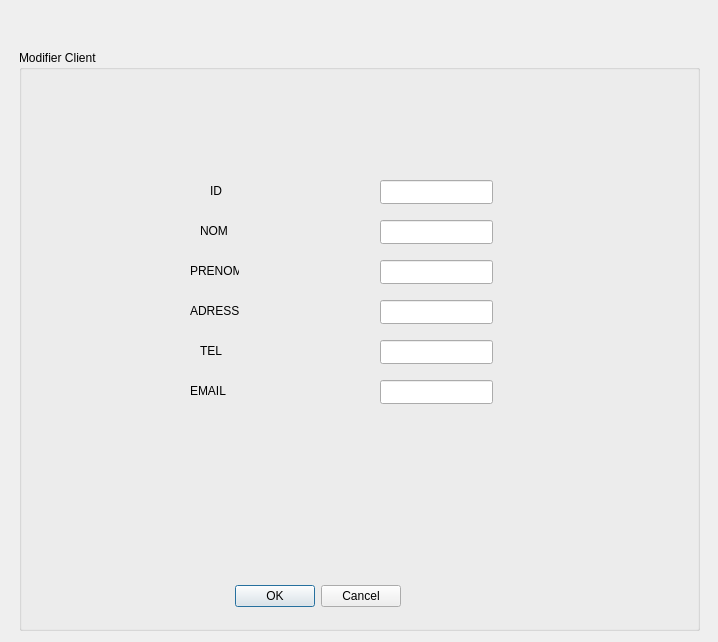
<?xml version="1.0" encoding="UTF-8"?>
<ui version="4.0">
 <class>modifierf</class>
 <widget class="QDialog" name="modifierf">
  <property name="geometry">
   <rect>
    <x>0</x>
    <y>0</y>
    <width>718</width>
    <height>642</height>
   </rect>
  </property>
  <property name="windowTitle">
   <string>Dialog</string>
  </property>
  <widget class="QDialogButtonBox" name="buttonBox">
   <property name="geometry">
    <rect>
     <x>230</x>
     <y>580</y>
     <width>171</width>
     <height>32</height>
    </rect>
   </property>
   <property name="orientation">
    <enum>Qt::Horizontal</enum>
   </property>
   <property name="standardButtons">
    <set>QDialogButtonBox::Cancel|QDialogButtonBox::Ok</set>
   </property>
  </widget>
  <widget class="QLineEdit" name="idIN">
   <property name="geometry">
    <rect>
     <x>380</x>
     <y>180</y>
     <width>113</width>
     <height>24</height>
    </rect>
   </property>
   <property name="font">
    <font>
     <pointsize>9</pointsize>
    </font>
   </property>
   <property name="text">
    <string/>
   </property>
  </widget>
  <widget class="QLineEdit" name="nomIN">
   <property name="geometry">
    <rect>
     <x>380</x>
     <y>220</y>
     <width>113</width>
     <height>24</height>
    </rect>
   </property>
   <property name="text">
    <string/>
   </property>
  </widget>
  <widget class="QLineEdit" name="prenomIN">
   <property name="geometry">
    <rect>
     <x>380</x>
     <y>260</y>
     <width>113</width>
     <height>24</height>
    </rect>
   </property>
   <property name="text">
    <string/>
   </property>
  </widget>
  <widget class="QLineEdit" name="adresseIN">
   <property name="geometry">
    <rect>
     <x>380</x>
     <y>300</y>
     <width>113</width>
     <height>24</height>
    </rect>
   </property>
   <property name="text">
    <string/>
   </property>
  </widget>
  <widget class="QLineEdit" name="telIN">
   <property name="geometry">
    <rect>
     <x>380</x>
     <y>340</y>
     <width>113</width>
     <height>24</height>
    </rect>
   </property>
  </widget>
  <widget class="QLineEdit" name="emailIN">
   <property name="geometry">
    <rect>
     <x>380</x>
     <y>380</y>
     <width>113</width>
     <height>24</height>
    </rect>
   </property>
  </widget>
  <widget class="QLabel" name="label">
   <property name="geometry">
    <rect>
     <x>190</x>
     <y>261</y>
     <width>49</width>
     <height>20</height>
    </rect>
   </property>
   <property name="text">
    <string>PRENOM</string>
   </property>
  </widget>
  <widget class="QLabel" name="label_2">
   <property name="geometry">
    <rect>
     <x>200</x>
     <y>221</y>
     <width>49</width>
     <height>20</height>
    </rect>
   </property>
   <property name="text">
    <string>NOM</string>
   </property>
  </widget>
  <widget class="QLabel" name="label_3">
   <property name="geometry">
    <rect>
     <x>190</x>
     <y>301</y>
     <width>49</width>
     <height>20</height>
    </rect>
   </property>
   <property name="text">
    <string>ADRESSE</string>
   </property>
  </widget>
  <widget class="QLabel" name="label_4">
   <property name="geometry">
    <rect>
     <x>200</x>
     <y>341</y>
     <width>49</width>
     <height>20</height>
    </rect>
   </property>
   <property name="text">
    <string>TEL</string>
   </property>
  </widget>
  <widget class="QLabel" name="label_5">
   <property name="geometry">
    <rect>
     <x>190</x>
     <y>381</y>
     <width>49</width>
     <height>20</height>
    </rect>
   </property>
   <property name="text">
    <string>EMAIL</string>
   </property>
  </widget>
  <widget class="QLabel" name="label_6">
   <property name="geometry">
    <rect>
     <x>210</x>
     <y>181</y>
     <width>49</width>
     <height>20</height>
    </rect>
   </property>
   <property name="text">
    <string>ID</string>
   </property>
  </widget>
  <widget class="QGroupBox" name="groupBox">
   <property name="geometry">
    <rect>
     <x>19</x>
     <y>50</y>
     <width>681</width>
     <height>581</height>
    </rect>
   </property>
   <property name="title">
    <string>Modifier Client</string>
   </property>
  </widget>
  <zorder>groupBox</zorder>
  <zorder>nomIN</zorder>
  <zorder>emailIN</zorder>
  <zorder>idIN</zorder>
  <zorder>label</zorder>
  <zorder>label_6</zorder>
  <zorder>buttonBox</zorder>
  <zorder>adresseIN</zorder>
  <zorder>label_4</zorder>
  <zorder>telIN</zorder>
  <zorder>prenomIN</zorder>
  <zorder>label_2</zorder>
  <zorder>label_3</zorder>
  <zorder>label_5</zorder>
 </widget>
 <resources/>
 <connections>
  <connection>
   <sender>buttonBox</sender>
   <signal>accepted()</signal>
   <receiver>modifierf</receiver>
   <slot>accept()</slot>
   <hints>
    <hint type="sourcelabel">
     <x>248</x>
     <y>254</y>
    </hint>
    <hint type="destinationlabel">
     <x>157</x>
     <y>274</y>
    </hint>
   </hints>
  </connection>
  <connection>
   <sender>buttonBox</sender>
   <signal>rejected()</signal>
   <receiver>modifierf</receiver>
   <slot>reject()</slot>
   <hints>
    <hint type="sourcelabel">
     <x>316</x>
     <y>260</y>
    </hint>
    <hint type="destinationlabel">
     <x>286</x>
     <y>274</y>
    </hint>
   </hints>
  </connection>
 </connections>
</ui>
